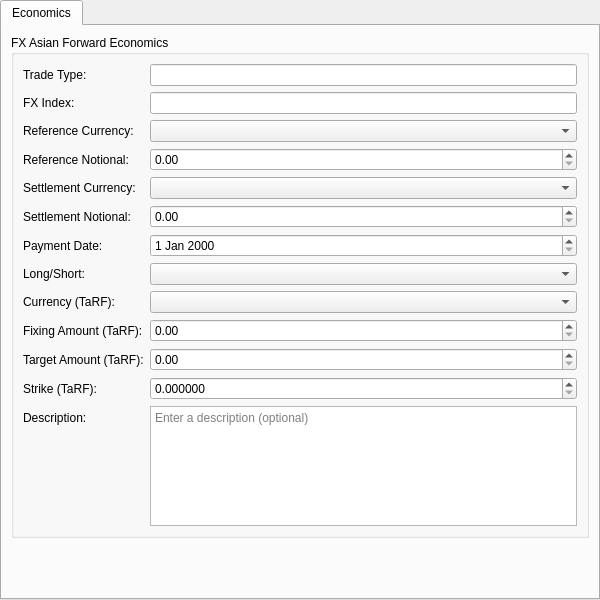
<?xml version="1.0" encoding="UTF-8"?>
<ui version="4.0">
 <class>FxAsianForwardInstrumentForm</class>
 <widget class="QWidget" name="FxAsianForwardInstrumentForm">
  <property name="geometry">
   <rect>
    <x>0</x>
    <y>0</y>
    <width>600</width>
    <height>600</height>
   </rect>
  </property>
  <layout class="QVBoxLayout" name="rootLayout">
   <property name="leftMargin"><number>0</number></property>
   <property name="topMargin"><number>0</number></property>
   <property name="rightMargin"><number>0</number></property>
   <property name="bottomMargin"><number>0</number></property>
   <item>
    <widget class="QTabWidget" name="subTabWidget">
     <property name="currentIndex"><number>0</number></property>
     <widget class="QWidget" name="economicsTab">
      <attribute name="title">
       <string>Economics</string>
      </attribute>
      <layout class="QVBoxLayout" name="economicsLayout">
       <item>
        <widget class="QGroupBox" name="economicsGroup">
         <property name="title">
          <string>FX Asian Forward Economics</string>
         </property>
         <layout class="QFormLayout" name="economicsFormLayout">
          <item row="0" column="0">
           <widget class="QLabel" name="labelTradeTypeCode">
            <property name="text"><string>Trade Type:</string></property>
           </widget>
          </item>
          <item row="0" column="1">
           <widget class="QLineEdit" name="tradeTypeCodeEdit">
            <property name="readOnly"><bool>true</bool></property>
           </widget>
          </item>
          <item row="1" column="0">
           <widget class="QLabel" name="labelFxIndex">
            <property name="text"><string>FX Index:</string></property>
           </widget>
          </item>
          <item row="1" column="1">
           <widget class="QLineEdit" name="fxIndexEdit"/>
          </item>
          <item row="2" column="0">
           <widget class="QLabel" name="labelReferenceCurrency">
            <property name="text"><string>Reference Currency:</string></property>
           </widget>
          </item>
          <item row="2" column="1">
           <widget class="ores::qt::OreCurrencyComboBox" name="referenceCurrencyCombo"/>
          </item>
          <item row="3" column="0">
           <widget class="QLabel" name="labelReferenceNotional">
            <property name="text"><string>Reference Notional:</string></property>
           </widget>
          </item>
          <item row="3" column="1">
           <widget class="OreDoubleSpinBox" name="referenceNotionalSpinBox">
            <property name="decimals"><number>2</number></property>
            <property name="minimum"><double>0.000000000000000</double></property>
            <property name="maximum"><double>999999999999.000000000000000</double></property>
            <property name="singleStep"><double>1000.000000000000000</double></property>
           </widget>
          </item>
          <item row="4" column="0">
           <widget class="QLabel" name="labelSettlementCurrency">
            <property name="text"><string>Settlement Currency:</string></property>
           </widget>
          </item>
          <item row="4" column="1">
           <widget class="ores::qt::OreCurrencyComboBox" name="settlementCurrencyCombo"/>
          </item>
          <item row="5" column="0">
           <widget class="QLabel" name="labelSettlementNotional">
            <property name="text"><string>Settlement Notional:</string></property>
           </widget>
          </item>
          <item row="5" column="1">
           <widget class="OreDoubleSpinBox" name="settlementNotionalSpinBox">
            <property name="decimals"><number>2</number></property>
            <property name="minimum"><double>0.000000000000000</double></property>
            <property name="maximum"><double>999999999999.000000000000000</double></property>
            <property name="singleStep"><double>1000.000000000000000</double></property>
           </widget>
          </item>
          <item row="6" column="0">
           <widget class="QLabel" name="labelPaymentDate">
            <property name="text"><string>Payment Date:</string></property>
           </widget>
          </item>
          <item row="6" column="1">
           <widget class="OreDateEdit" name="paymentDateEdit"/>
          </item>
          <item row="7" column="0">
           <widget class="QLabel" name="labelLongShort">
            <property name="text"><string>Long/Short:</string></property>
           </widget>
          </item>
          <item row="7" column="1">
           <widget class="QComboBox" name="longShortCombo"/>
          </item>
          <item row="8" column="0">
           <widget class="QLabel" name="labelCurrency">
            <property name="text"><string>Currency (TaRF):</string></property>
           </widget>
          </item>
          <item row="8" column="1">
           <widget class="ores::qt::OreCurrencyComboBox" name="currencyCombo"/>
          </item>
          <item row="9" column="0">
           <widget class="QLabel" name="labelFixingAmount">
            <property name="text"><string>Fixing Amount (TaRF):</string></property>
           </widget>
          </item>
          <item row="9" column="1">
           <widget class="OreDoubleSpinBox" name="fixingAmountSpinBox">
            <property name="decimals"><number>2</number></property>
            <property name="minimum"><double>0.000000000000000</double></property>
            <property name="maximum"><double>999999999999.000000000000000</double></property>
            <property name="singleStep"><double>1000.000000000000000</double></property>
           </widget>
          </item>
          <item row="10" column="0">
           <widget class="QLabel" name="labelTargetAmount">
            <property name="text"><string>Target Amount (TaRF):</string></property>
           </widget>
          </item>
          <item row="10" column="1">
           <widget class="OreDoubleSpinBox" name="targetAmountSpinBox">
            <property name="decimals"><number>2</number></property>
            <property name="minimum"><double>0.000000000000000</double></property>
            <property name="maximum"><double>999999999999.000000000000000</double></property>
            <property name="singleStep"><double>1000.000000000000000</double></property>
           </widget>
          </item>
          <item row="11" column="0">
           <widget class="QLabel" name="labelStrike">
            <property name="text"><string>Strike (TaRF):</string></property>
           </widget>
          </item>
          <item row="11" column="1">
           <widget class="OreDoubleSpinBox" name="strikeSpinBox">
            <property name="decimals"><number>6</number></property>
            <property name="minimum"><double>0.000000000000000</double></property>
            <property name="maximum"><double>999999.000000000000000</double></property>
            <property name="singleStep"><double>0.001000000000000</double></property>
           </widget>
          </item>
          <item row="12" column="0">
           <widget class="QLabel" name="labelDescription">
            <property name="text"><string>Description:</string></property>
           </widget>
          </item>
          <item row="12" column="1">
           <widget class="QPlainTextEdit" name="descriptionEdit">
            <property name="minimumSize">
             <size><width>0</width><height>60</height></size>
            </property>
            <property name="maximumSize">
             <size><width>16777215</width><height>120</height></size>
            </property>
            <property name="placeholderText">
             <string>Enter a description (optional)</string>
            </property>
           </widget>
          </item>
         </layout>
        </widget>
       </item>
       <item>
        <spacer name="economicsSpacer">
         <property name="orientation"><enum>Qt::Vertical</enum></property>
         <property name="sizeHint" stdset="0">
          <size><width>20</width><height>20</height></size>
         </property>
        </spacer>
       </item>
      </layout>
     </widget>
    </widget>
   </item>
  </layout>
 </widget>
 <customwidgets>
 <customwidget>
  <class>OreDoubleSpinBox</class>
  <extends>QDoubleSpinBox</extends>
  <header>ores.qt/OreDoubleSpinBox.hpp</header>
 </customwidget>
 <customwidget>
  <class>OreDateEdit</class>
  <extends>QDateEdit</extends>
  <header>ores.qt/OreDateEdit.hpp</header>
 </customwidget>
 <customwidget>
  <class>ores::qt::OreCurrencyComboBox</class>
  <extends>QComboBox</extends>
  <header>ores.qt/OreCurrencyComboBox.hpp</header>
 </customwidget>
</customwidgets>
<resources/>
 <connections/>
</ui>
